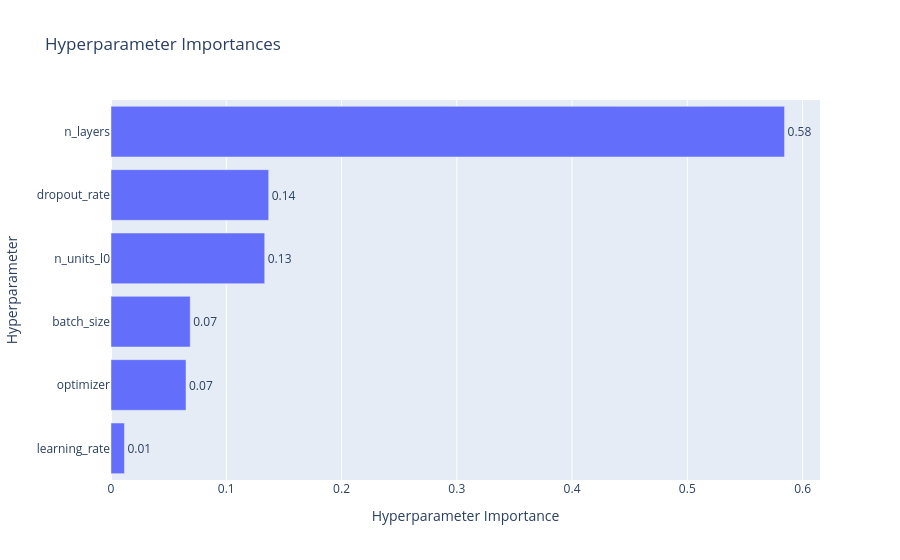

The cell this chart's notebook holds for it:
### Code cell
optuna.visualization.plot_param_importances(study)

### Figure 1 — Plotly figure (JSON) as saved in the notebook; plotly's stock layout.template omitted (floating-point values rounded to 4 significant figures)
{"data": [{"cliponaxis": false, "hovertemplate": ["learning_rate (FloatDistribution): 0.0116552869966085<extra></extra>", "optimizer (CategoricalDistribution): 0.06507420479983379<extra></extra>", "batch_size (CategoricalDistribution): 0.06874559493527983<extra></extra>", "n_units_l0 (IntDistribution): 0.13336774055549766<extra></extra>", "dropout_rate (FloatDistribution): 0.1367964538944977<extra></extra>", "n_layers (IntDistribution): 0.5843607188182824<extra></extra>"], "name": "Objective Value", "orientation": "h", "text": ["0.01", "0.07", "0.07", "0.13", "0.14", "0.58"], "textposition": "outside", "type": "bar", "x": [0.01166, 0.06507, 0.06875, 0.1334, 0.1368, 0.5844], "y": ["learning_rate", "optimizer", "batch_size", "n_units_l0", "dropout_rate", "n_layers"]}], "layout": {"title": {"text": "Hyperparameter Importances"}, "xaxis": {"title": {"text": "Hyperparameter Importance"}}, "yaxis": {"title": {"text": "Hyperparameter"}}}}
